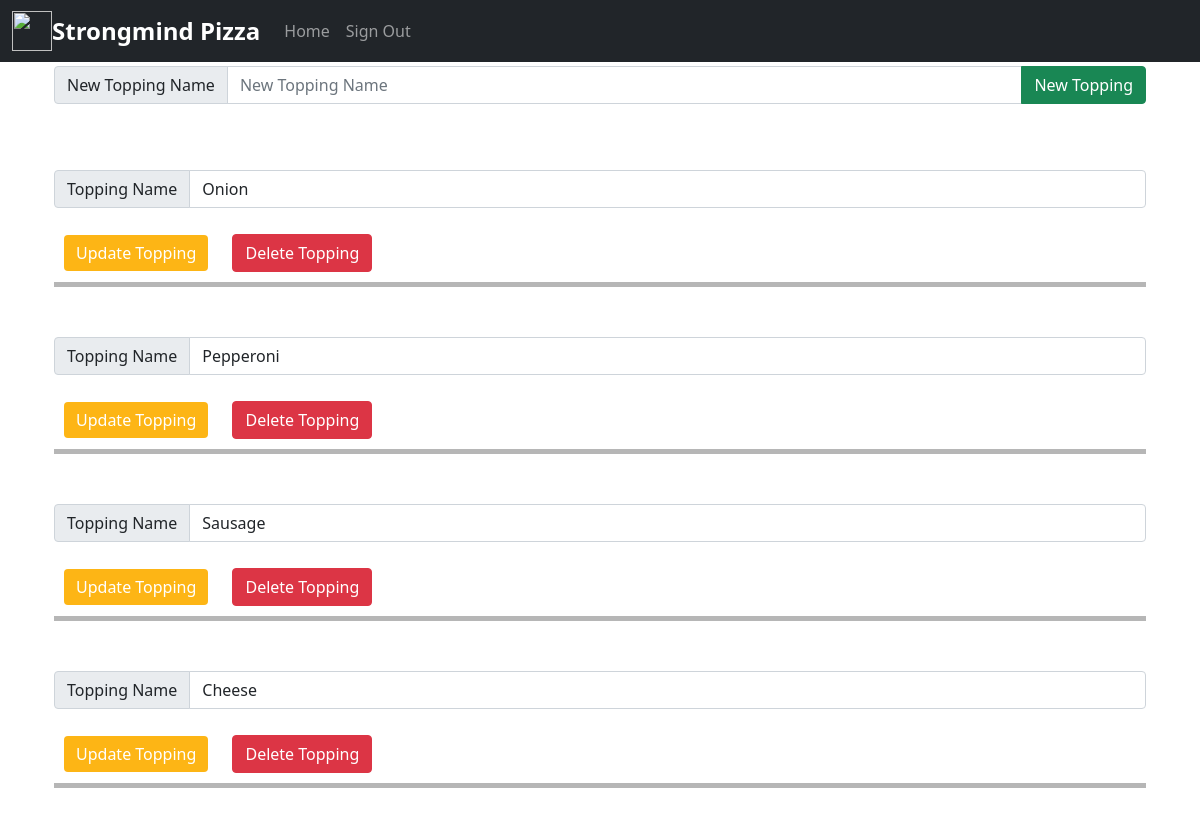
The page /pizza/toppings/ (signed in) on the database its author committed.
### strongmind_pizza_app/pizza/models.py (models this page shows)
class Mastertoppings(models.Model):
    mastertoppingid = models.AutoField(unique=True, primary_key=True)
    mastertoppingname = models.TextField()
    class Meta:
        app_label = "pizza"
        managed = False
        db_table = 'MasterToppings'

### strongmind_pizza_app/pizza/views.py (the view)
# urls.py: path("toppings/", vToppings, name="pizza"),
@permission_required(perm=["pizza.change_mastertoppings"], login_url="/")
def vToppings(request):
    all_toppings = Mastertoppings.objects.all().values()
    context = {
        "toppings": all_toppings[::-1],
    }
    return render(request, "pizza/toppings.html", context)

### strongmind_pizza_app/users/context_processors.py (called while the page is built)
def allauth_settings(request):
    return {
        "ACCOUNT_ALLOW_REGISTRATION": settings.ACCOUNT_ALLOW_REGISTRATION,
    }

### strongmind_pizza_app/templates/pizza/toppings.html (shortened to what this page needs)
{% extends "base.html" %}
{% block content %}
<div class="container">
    <form class="form text-center" method="post" action="/pizza/api/newtopping/">
        <div class="input-group mb-3">
            <span class="input-group-text" id="basic-addon1">New Topping Name</span>
            <input type="text" name="mastertoppingname" class="form-control" placeholder="New Topping Name" aria-label="Topping" aria-describedby="basic-addon1" required>
            <button type="button" onclick="APICall(apirequest='/pizza/api/newtopping/', this.form, 'Are you sure you want to create a new topping?');" name="newtopping" class="btn btn-success" role="button">New Topping</button>
        </div>
    </form>
    <div id="id_topping_container" style="overflow: auto; height:850px; width:auto;">
        {% for topping in toppings %}
            <div id="id_{{topping.mastertoppingname}}" name="topping_{{topping.mastertoppingname}}" style=" margin-top:50px; border-bottom: 5px solid rgb(182, 182, 182);">
                <form id="toppingform_{{topping.mastertoppingid}}" class="form-inline" method="post" action="/pizza/api/updatetopping/">
                    <div class="input-group mb-3">
                        <span class="input-group-text" id="basic-addon1">Topping Name</span>
                        <input type="text" value="{{topping.mastertoppingname}}" name="mastertoppingname" class="form-control" placeholder="Topping Name" aria-label="ToppingName" aria-describedby="basic-addon1">
                    </div>
                    <div class="d-table-cell">
                        <button style="margin:10px;" type="button" onclick="APICall(apirequest='/pizza/api/updatetopping/', this.form);" name="updatetopping" class="btn btn-primary" role="button">Update Topping</button>
                        <button style="margin:10px;" type="button" onclick="APICall(apirequest='/pizza/api/deletetopping/', this.form, 'Are you sure you want to delete this topping?');" name="deletetopping" class="btn btn-danger" role="button">Delete Topping</button>
                    </div>
                </form>
            </div>
        {% endfor %}
    </div>
</div>
{% endblock content %}

### strongmind_pizza_app/static/css/project.css (style rules this page uses)
.btn-primary { background-color: #fdb515; border:none; }

### rows shown on the page
Mastertoppings: mastertoppingname "Onion"
Mastertoppings: mastertoppingname "Pepperoni"
Mastertoppings: mastertoppingname "Sausage"
Mastertoppings: mastertoppingname "Cheese"
